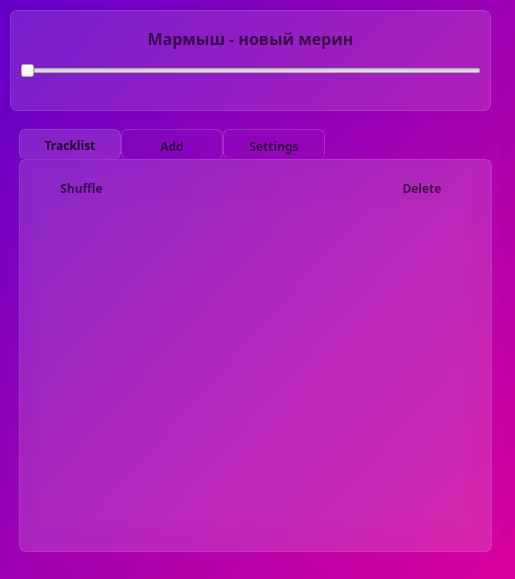
<?xml version="1.0" encoding="UTF-8"?>
<ui version="4.0">
 <class>MainWindow</class>
 <widget class="QMainWindow" name="MainWindow">
  <property name="geometry">
   <rect>
    <x>0</x>
    <y>0</y>
    <width>515</width>
    <height>579</height>
   </rect>
  </property>
  <property name="contextMenuPolicy">
   <enum>Qt::DefaultContextMenu</enum>
  </property>
  <property name="windowTitle">
   <string>Audio player</string>
  </property>
  <property name="styleSheet">
   <string notr="true">background-color: qlineargradient(spread:pad, x1:0, y1:0, x2:1, y2:1, stop:0 rgba(98, 0, 202, 255), stop:1 rgba(218, 0, 156, 255));
font-family: Noto Sans;
color: rgba(0,0,0,160);</string>
  </property>
  <widget class="QWidget" name="centralwidget">
   <property name="autoFillBackground">
    <bool>false</bool>
   </property>
   <widget class="QFrame" name="verticalFrame">
    <property name="geometry">
     <rect>
      <x>10</x>
      <y>120</y>
      <width>491</width>
      <height>441</height>
     </rect>
    </property>
    <property name="styleSheet">
     <string notr="true">background-color: rgba(255, 255, 255, 2);
</string>
    </property>
    <layout class="QVBoxLayout" name="verticalLayout_12">
     <item>
      <widget class="QTabWidget" name="tabWidget">
       <property name="styleSheet">
        <string notr="true">
QTabBar::tab:selected {
color: black;
background-color: rgba(255,255,255,30);
color: rgba(0,0,0,200);

}

QTabBar::tab:!selected {
color: black;
color: rgba(0,0,0,160);
}

QTabBar::tab {
height: 30px;
width: 100px;
border: 1px solid rgba(255, 255, 255, 40);
border-radius: 7px;
border-bottom:none;


}

QTabWidget{
font-weight: bold;
font-family: Noto Sans;


}

QTabWidget::pane {
top:-1px;
background-color: rgba(255, 255, 255, 30);
border: 1px solid rgba(255, 255, 255, 40);
border-radius: 7px;
} 

QTabWidget::tab-bar {
bottom:1px;

} 





</string>
       </property>
       <property name="currentIndex">
        <number>0</number>
       </property>
       <widget class="QWidget" name="tracklist">
        <property name="styleSheet">
         <string notr="true">font-weight: bold;
font-family: Noto Sans;</string>
        </property>
        <attribute name="title">
         <string>Tracklist</string>
        </attribute>
        <widget class="QFrame" name="tracklist_frame">
         <property name="geometry">
          <rect>
           <x>11</x>
           <y>10</y>
           <width>441</width>
           <height>361</height>
          </rect>
         </property>
         <property name="styleSheet">
          <string notr="true">border: none;
</string>
         </property>
         <layout class="QVBoxLayout" name="verticalLayout_11">
          <item>
           <layout class="QHBoxLayout" name="horizontalLayout_9">
            <item>
             <widget class="QPushButton" name="shuffle_pushButton">
              <property name="sizePolicy">
               <sizepolicy hsizetype="Expanding" vsizetype="Fixed">
                <horstretch>0</horstretch>
                <verstretch>0</verstretch>
               </sizepolicy>
              </property>
              <property name="styleSheet">
               <string notr="true">
QPushButton
{
   background-color: none;
}

QPushButton:pressed
{
  background-color: rgba(224, 255, 255, 50);
border-radius: 7px;
}

QPushButton:hover:!pressed
{
  background-color: rgba(224, 255, 255, 30);
	border-radius: 7px;
}</string>
              </property>
              <property name="text">
               <string>Shuffle</string>
              </property>
             </widget>
            </item>
            <item>
             <spacer name="horizontalSpacer">
              <property name="orientation">
               <enum>Qt::Horizontal</enum>
              </property>
              <property name="sizeHint" stdset="0">
               <size>
                <width>252</width>
                <height>20</height>
               </size>
              </property>
             </spacer>
            </item>
            <item>
             <widget class="QPushButton" name="delete_pushButton">
              <property name="sizePolicy">
               <sizepolicy hsizetype="Expanding" vsizetype="Fixed">
                <horstretch>0</horstretch>
                <verstretch>0</verstretch>
               </sizepolicy>
              </property>
              <property name="styleSheet">
               <string notr="true">
QPushButton
{
   background-color: none;
}

QPushButton:pressed
{
  background-color: rgba(224, 255, 255, 50);
border-radius: 7px;
}

QPushButton:hover:!pressed
{
  background-color: rgba(224, 255, 255, 30);
	border-radius: 7px;
}</string>
              </property>
              <property name="text">
               <string>Delete</string>
              </property>
             </widget>
            </item>
           </layout>
          </item>
          <item>
           <layout class="QHBoxLayout" name="horizontalLayout_3">
            <item>
             <widget class="QListWidget" name="tracklist_listWidget">
              <property name="sizePolicy">
               <sizepolicy hsizetype="Expanding" vsizetype="Expanding">
                <horstretch>0</horstretch>
                <verstretch>0</verstretch>
               </sizepolicy>
              </property>
              <property name="styleSheet">
               <string notr="true"/>
              </property>
              <property name="isWrapping" stdset="0">
               <bool>false</bool>
              </property>
             </widget>
            </item>
           </layout>
          </item>
         </layout>
        </widget>
       </widget>
       <widget class="QWidget" name="add">
        <property name="styleSheet">
         <string notr="true">font-weight: bold;
font-family: Noto Sans;</string>
        </property>
        <attribute name="title">
         <string>Add</string>
        </attribute>
        <widget class="QFrame" name="load_frame">
         <property name="geometry">
          <rect>
           <x>10</x>
           <y>10</y>
           <width>451</width>
           <height>371</height>
          </rect>
         </property>
         <property name="styleSheet">
          <string notr="true"/>
         </property>
         <layout class="QVBoxLayout" name="verticalLayout_8">
          <item>
           <layout class="QHBoxLayout" name="horizontalLayout_5">
            <item>
             <layout class="QVBoxLayout" name="verticalLayout_2">
              <item>
               <widget class="QLabel" name="label">
                <property name="text">
                 <string>Enter url to track</string>
                </property>
               </widget>
              </item>
              <item>
               <widget class="QLineEdit" name="loadurl_lineEdit"/>
              </item>
             </layout>
            </item>
            <item>
             <layout class="QVBoxLayout" name="verticalLayout_3">
              <item>
               <widget class="QLabel" name="label_3">
                <property name="layoutDirection">
                 <enum>Qt::LeftToRight</enum>
                </property>
                <property name="text">
                 <string>Open file explorer</string>
                </property>
                <property name="scaledContents">
                 <bool>false</bool>
                </property>
                <property name="alignment">
                 <set>Qt::AlignCenter</set>
                </property>
               </widget>
              </item>
              <item>
               <layout class="QHBoxLayout" name="horizontalLayout_4">
                <item>
                 <widget class="QPushButton" name="loadfile_pushButton">
                  <property name="styleSheet">
                   <string notr="true">
QPushButton
{
}

QPushButton:pressed
{
  background-color: rgba(224, 255, 255, 50);
  border-radius: 7px;
}

QPushButton:hover:!pressed
{
  background-color: rgba(224, 255, 255, 30);
  border-radius: 7px;
}</string>
                  </property>
                  <property name="text">
                   <string>Load file</string>
                  </property>
                 </widget>
                </item>
                <item>
                 <widget class="QPushButton" name="loadfolder_pushButton">
                  <property name="styleSheet">
                   <string notr="true">

QPushButton:pressed
{
  background-color: rgba(224, 255, 255, 50);
border-radius: 7px;
}

QPushButton:hover:!pressed
{
  background-color: rgba(224, 255, 255, 30);
	border-radius: 7px;
}</string>
                  </property>
                  <property name="text">
                   <string>Load folder</string>
                  </property>
                 </widget>
                </item>
               </layout>
              </item>
             </layout>
            </item>
           </layout>
          </item>
          <item>
           <layout class="QVBoxLayout" name="verticalLayout_4">
            <item>
             <widget class="QLabel" name="label_4">
              <property name="text">
               <string>Search for track</string>
              </property>
             </widget>
            </item>
            <item>
             <widget class="QLineEdit" name="search_lineEdit"/>
            </item>
           </layout>
          </item>
          <item>
           <widget class="QListWidget" name="tracklist_listWidget_2">
            <property name="sizePolicy">
             <sizepolicy hsizetype="Expanding" vsizetype="Expanding">
              <horstretch>0</horstretch>
              <verstretch>0</verstretch>
             </sizepolicy>
            </property>
            <property name="styleSheet">
             <string notr="true"/>
            </property>
            <property name="isWrapping" stdset="0">
             <bool>false</bool>
            </property>
           </widget>
          </item>
         </layout>
        </widget>
       </widget>
       <widget class="QWidget" name="settings">
        <property name="styleSheet">
         <string notr="true">font-weight: bold;
font-family: Noto Sans;</string>
        </property>
        <attribute name="title">
         <string>Settings</string>
        </attribute>
        <widget class="QFrame" name="settings_frame">
         <property name="geometry">
          <rect>
           <x>10</x>
           <y>10</y>
           <width>451</width>
           <height>81</height>
          </rect>
         </property>
         <property name="styleSheet">
          <string notr="true"/>
         </property>
         <layout class="QHBoxLayout" name="horizontalLayout_8">
          <item>
           <layout class="QVBoxLayout" name="verticalLayout_9">
            <item>
             <widget class="QLabel" name="label_8">
              <property name="text">
               <string>Transparancy</string>
              </property>
             </widget>
            </item>
            <item>
             <widget class="QSlider" name="transparancy_horizontalSlider">
              <property name="orientation">
               <enum>Qt::Horizontal</enum>
              </property>
             </widget>
            </item>
           </layout>
          </item>
         </layout>
        </widget>
        <widget class="QWidget" name="">
         <property name="geometry">
          <rect>
           <x>20</x>
           <y>90</y>
           <width>121</width>
           <height>31</height>
          </rect>
         </property>
         <layout class="QHBoxLayout" name="horizontalLayout">
          <item>
           <widget class="QLabel" name="label_9">
            <property name="sizePolicy">
             <sizepolicy hsizetype="Expanding" vsizetype="Preferred">
              <horstretch>0</horstretch>
              <verstretch>0</verstretch>
             </sizepolicy>
            </property>
            <property name="text">
             <string>Always on top</string>
            </property>
           </widget>
          </item>
          <item>
           <widget class="QRadioButton" name="ontop_radioButton">
            <property name="text">
             <string/>
            </property>
           </widget>
          </item>
         </layout>
        </widget>
       </widget>
      </widget>
     </item>
    </layout>
   </widget>
   <widget class="QFrame" name="player_frame">
    <property name="geometry">
     <rect>
      <x>10</x>
      <y>10</y>
      <width>481</width>
      <height>101</height>
     </rect>
    </property>
    <property name="styleSheet">
     <string notr="true">background-color: rgba(255, 255, 255, 30);
border: 1px solid rgba(255, 255, 255, 40);
border-radius: 7px;</string>
    </property>
    <layout class="QVBoxLayout" name="verticalLayout">
     <item>
      <widget class="QLabel" name="trackname_label">
       <property name="styleSheet">
        <string notr="true">font-weight: bold;
font-size: 12pt;
background-color: none;
border: none;
</string>
       </property>
       <property name="text">
        <string>Мармыш - новый мерин</string>
       </property>
       <property name="alignment">
        <set>Qt::AlignCenter</set>
       </property>
      </widget>
     </item>
     <item>
      <widget class="QSlider" name="track_horizontalSlider">
       <property name="autoFillBackground">
        <bool>false</bool>
       </property>
       <property name="styleSheet">
        <string notr="true">background-color: none;
border: none;
</string>
       </property>
       <property name="orientation">
        <enum>Qt::Horizontal</enum>
       </property>
      </widget>
     </item>
     <item>
      <layout class="QHBoxLayout" name="horizontalLayout_2">
       <item>
        <widget class="QPushButton" name="prev_pushButton">
         <property name="autoFillBackground">
          <bool>false</bool>
         </property>
         <property name="styleSheet">
          <string notr="true">

QPushButton
{
   background-color: none;
border: none;
}

QPushButton:pressed
{
  background-color: rgba(224, 255, 255, 50);
border-radius: 7px;
}

QPushButton:hover:!pressed
{
  background-color: rgba(224, 255, 255, 30);
	border-radius: 7px;
}</string>
         </property>
         <property name="text">
          <string/>
         </property>
         <property name="icon">
          <iconset resource="../PycharmProjects/audio_player/res.qrc">
           <normaloff>:/icons/icons/skip_previous_FILL0_wght400_GRAD0_opsz48.png</normaloff>:/icons/icons/skip_previous_FILL0_wght400_GRAD0_opsz48.png</iconset>
         </property>
         <property name="iconSize">
          <size>
           <width>30</width>
           <height>30</height>
          </size>
         </property>
        </widget>
       </item>
       <item>
        <widget class="QPushButton" name="play_pushButton">
         <property name="styleSheet">
          <string notr="true">QPushButton
{
   background-color: none;
border: none;
}

QPushButton:pressed
{
  background-color: rgba(224, 255, 255, 50);
border-radius: 7px;
}

QPushButton:hover:!pressed
{
  background-color: rgba(224, 255, 255, 30);
	border-radius: 7px;
}</string>
         </property>
         <property name="text">
          <string/>
         </property>
         <property name="icon">
          <iconset resource="../PycharmProjects/audio_player/res.qrc">
           <normaloff>:/icons/icons/outline_pause_black_24dp.png</normaloff>:/icons/icons/outline_pause_black_24dp.png</iconset>
         </property>
         <property name="iconSize">
          <size>
           <width>30</width>
           <height>30</height>
          </size>
         </property>
        </widget>
       </item>
       <item>
        <widget class="QPushButton" name="next_pushButton">
         <property name="styleSheet">
          <string notr="true">QPushButton
{
   background-color: none;
border: none;
}

QPushButton:pressed
{
  background-color: rgba(224, 255, 255, 50);
border-radius: 7px;
}

QPushButton:hover:!pressed
{
  background-color: rgba(224, 255, 255, 30);
	border-radius: 7px;
}</string>
         </property>
         <property name="text">
          <string/>
         </property>
         <property name="icon">
          <iconset resource="../PycharmProjects/audio_player/res.qrc">
           <normaloff>:/icons/icons/skip_next_FILL0_wght400_GRAD0_opsz48.png</normaloff>:/icons/icons/skip_next_FILL0_wght400_GRAD0_opsz48.png</iconset>
         </property>
         <property name="iconSize">
          <size>
           <width>30</width>
           <height>30</height>
          </size>
         </property>
        </widget>
       </item>
      </layout>
     </item>
    </layout>
   </widget>
  </widget>
 </widget>
 <resources>
  <include location="../PycharmProjects/audio_player/res.qrc"/>
 </resources>
 <connections/>
</ui>
